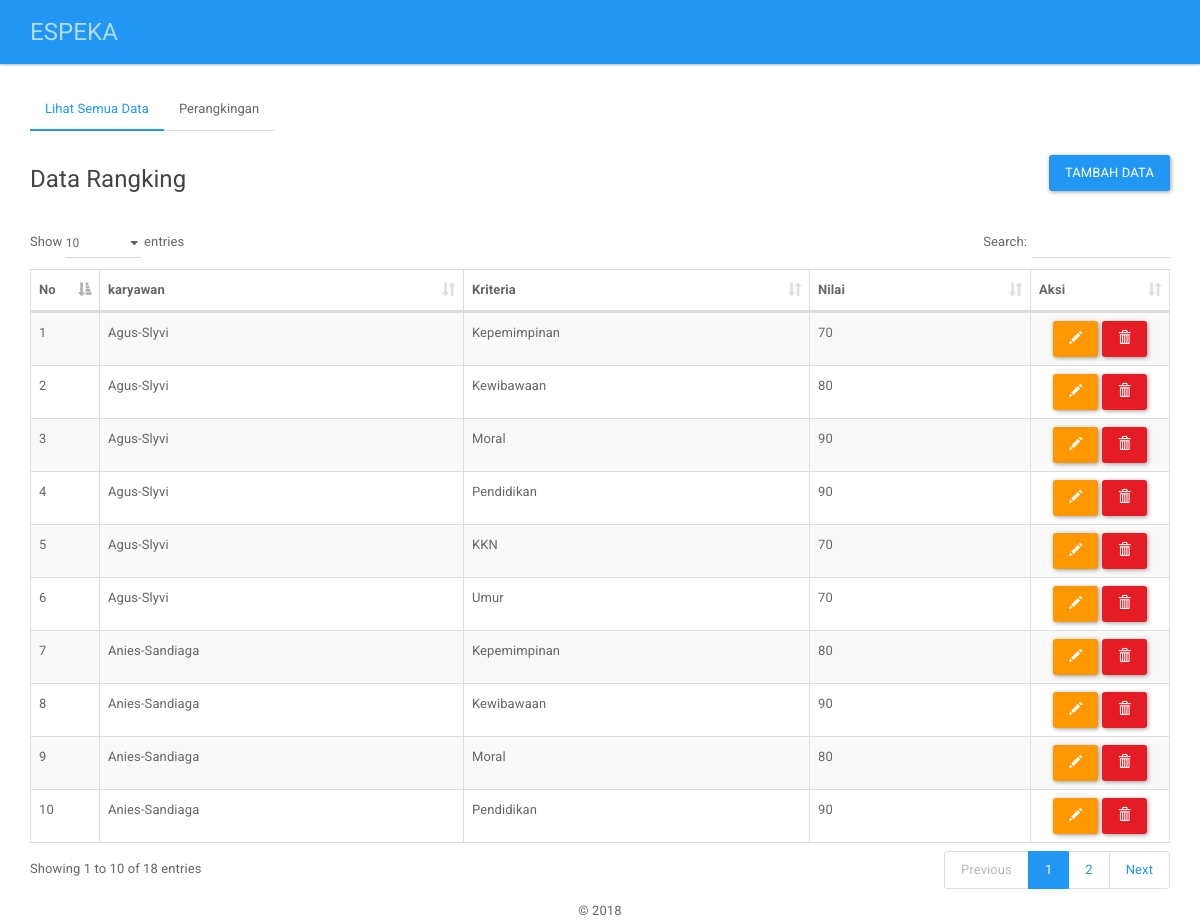
The page /index.php/pages/rangking on the database its author committed.
### tables this page shows
CREATE TABLE `rangking` (
  `id_karyawan` int(11) NOT NULL,
  `id_kriteria` int(11) NOT NULL,
  `nilai_rangking` double NOT NULL,
  `nilai_normalisasi` double NOT NULL,
  `bobot_normalisasi` double NOT NULL
);

CREATE TABLE `karyawan` (
  `id_karyawan` int(11) NOT NULL,
  `nama_karyawan` varchar(255) NOT NULL,
  `nilai_karyawan` double NOT NULL
);

CREATE TABLE `kriteria` (
  `id_kriteria` int(11) NOT NULL,
  `nama_kriteria` varchar(255) NOT NULL,
  `tipe_kriteria` varchar(10) NOT NULL,
  `bobot_kriteria` double NOT NULL
);

### application/controllers/Pages.php (called while the page is built, shortened)
<?php
class Pages extends CI_Controller{
   function __construct(){
      $this->load->helper('global');
   }
      function rangking(){
      $data['title'] = "rangking";
      $data['list_nilai'] = $this->GlobalModel->get_data('nilai')->result();
      $data['list_kriteria'] = $this->GlobalModel->get_data('kriteria')->result();
      $data['list_karyawan'] = $this->GlobalModel->get_data('karyawan')->result();
      $data['list_rangking'] = $this->GlobalModel->get_rangking()->result();
      foreach ($data['list_karyawan'] as $karyawan) {
         foreach ($data['list_kriteria'] as $kriteria) {
         $data['rangking'][$karyawan->id_karyawan][$kriteria->id_kriteria] = $this->GlobalModel->get_rangking($karyawan->id_karyawan, $kriteria->id_kriteria)->row();
         }
      }
      $this->load->view('layout/header', $data);
      $this->load->view('content/rangking/parent');
      $this->load->view('layout/footer');
      }
}

### index.php (called while the page is built, shortened)
<?php
require_once BASEPATH.'core/CodeIgniter.php';

### application/models/GlobalModel.php (called while the page is built, shortened)
<?php
class GlobalModel extends CI_Model{
   public function get_data($table, $where=false){
      $this->db->select('*');
      $this->db->from($table);
      $data = $this->db->get();
      return $data;
   }
   public function get_rangking($id_karyawan=false, $id_kriteria=false){
      $this->db->select('*');
      $this->db->from('rangking');
      $this->db->join('karyawan', 'karyawan.id_karyawan=rangking.id_karyawan');
      $this->db->join('kriteria', 'kriteria.id_kriteria=rangking.id_kriteria');
      if($id_karyawan){
      $this->db->where('rangking.id_karyawan', $id_karyawan);
      }
      if($id_kriteria){
      $this->db->where('rangking.id_kriteria', $id_kriteria);
      }
      $data = $this->db->get();
      return $data;
   }
}
?>

### application/views/content/rangking/parent.php (the view, shortened to what this page needs)
<div>
  <ul class="nav nav-tabs" role="tablist">
    <li role="presentation" class="active"><a href="#lihat" aria-controls="lihat" role="tab" data-toggle="tab">Lihat Semua Data</a></li>
    <li role="presentation"><a href="#rangking" aria-controls="rangking" role="tab" data-toggle="tab">Perangkingan</a></li>
  </ul>
  <div class="tab-content">
    <div role="tabpanel" class="tab-pane active" id="lihat">
      <br/>
      <div class="row">
      <div class="col-md-6 text-left">
        <h4>Data Rangking</h4>
      </div>
      <div class="col-md-6 text-right">
        <a href="<?php echo base_url();?>pages/tambah_rangking" class="btn btn-primary">Tambah Data</a>
      </div>
    </div>
    <br/>
    <table width="100%" class="table table-striped table-bordered" id="tabeldata">
          <thead>
              <tr>
                  <th width="30px">No</th>
                  <th>karyawan</th>
                  <th>Kriteria</th>
                  <th>Nilai</th>
                  <th width="100px">Aksi</th>
              </tr>
          </thead>
          <tbody>
  <?php $no=1;foreach ($list_rangking as $key) {?>
              <tr>
                  <td><?php echo $no++ ?></td>
                  <td><?php echo $key->nama_karyawan; ?></td>
                  <td><?php echo $key->nama_kriteria; ?></td>
                  <td><?php echo $key->nilai_rangking; ?></td>
                  <td class="text-center">
            <a href="<?php echo base_url();?>pages/edit_rangking?id_karyawan=<?php echo $key->id_karyawan; ?>&id_kriteria=<?php echo $key->id_kriteria; ?>" class="btn btn-warning"><span class="glyphicon glyphicon-pencil" aria-hidden="true"></span></a>
            <a href="<?php echo base_url();?>pages/hapus_rangking?id_karyawan=<?php echo $key->id_karyawan; ?>&id_kriteria=<?php echo $key->id_kriteria; ?>" onclick="return confirm('Yakin ingin menghapus data')" class="btn btn-danger"><span class="glyphicon glyphicon-trash" aria-hidden="true"></span></a>
            </td>
              </tr>
  <?php
  }
  ?>
          </tbody>
      </table>
    </div>
  </div>
</div>

### rows shown on the page
rangking: id_karyawan.nama_karyawan "Agus-Slyvi", id_kriteria.nama_kriteria "Kepemimpinan", nilai_rangking "70"
rangking: id_karyawan.nama_karyawan "Agus-Slyvi", id_kriteria.nama_kriteria "Kewibawaan", nilai_rangking "80"
rangking: id_karyawan.nama_karyawan "Agus-Slyvi", id_kriteria.nama_kriteria "Moral", nilai_rangking "90"
rangking: id_karyawan.nama_karyawan "Agus-Slyvi", id_kriteria.nama_kriteria "Pendidikan", nilai_rangking "90"
rangking: id_karyawan.nama_karyawan "Agus-Slyvi", id_kriteria.nama_kriteria "KKN", nilai_rangking "70"
rangking: id_karyawan.nama_karyawan "Agus-Slyvi", id_kriteria.nama_kriteria "Umur", nilai_rangking "70"
rangking: id_karyawan.nama_karyawan "Anies-Sandiaga", id_kriteria.nama_kriteria "Kepemimpinan", nilai_rangking "80"
rangking: id_karyawan.nama_karyawan "Anies-Sandiaga", id_kriteria.nama_kriteria "Kewibawaan", nilai_rangking "90"
rangking: id_karyawan.nama_karyawan "Anies-Sandiaga", id_kriteria.nama_kriteria "Moral", nilai_rangking "80"
rangking: id_karyawan.nama_karyawan "Anies-Sandiaga", id_kriteria.nama_kriteria "Pendidikan", nilai_rangking "90"
